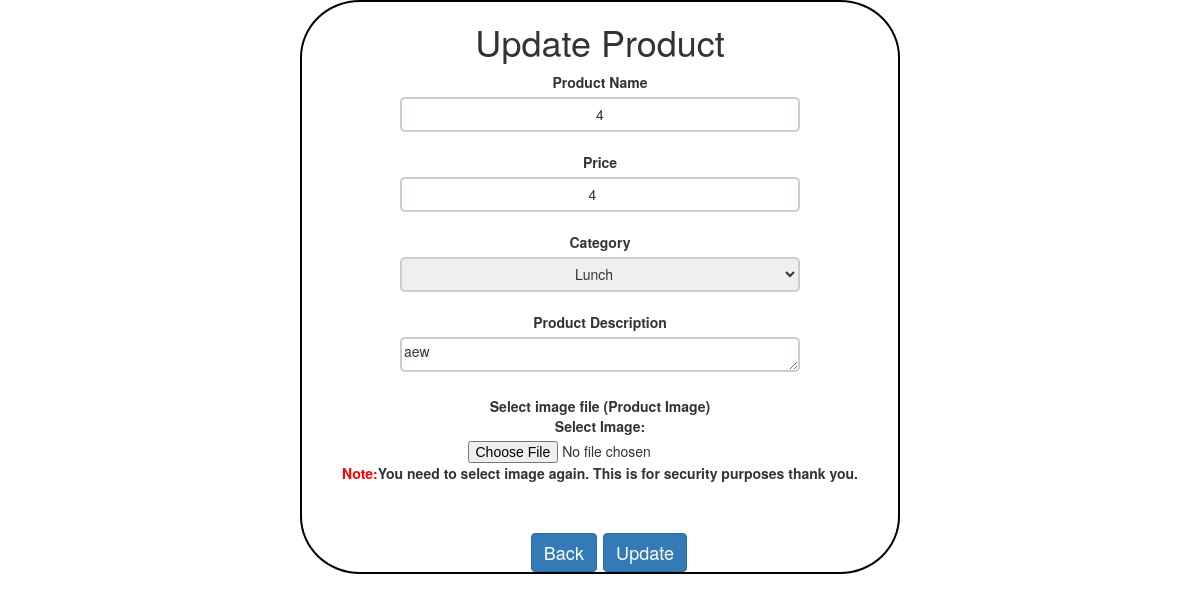
Screenshot of /update.php?update=110 with the database file from the repository.
### tables this page shows
CREATE TABLE `product` (
  `ID` int(11) NOT NULL,
  `Product_Name` varchar(255) NOT NULL,
  `Price` float NOT NULL,
  `Category` varchar(50) NOT NULL,
  `Product_Description` varchar(255) NOT NULL,
  `Product_Image` varchar(100) NOT NULL
);

### update.php (the view, shortened to what this page needs)
<?php
$servername="localhost";
$username="root";
$password="";
$db="customer";
$conn=mysqli_connect($servername, $username, $password, $db);
	if (isset($_GET['update'])) {
		$id = $_GET['update'];
$q=mysqli_query($conn, "SELECT * FROM product where ID=$id;");
$row=mysqli_fetch_assoc($q);
}
 ?>
<!DOCTYPE html>
 <html>
 <head>
 	<link rel="stylesheet" href="https://stackpath.bootstrapcdn.com/bootstrap/3.4.1/css/bootstrap.min.css">
 </head>
 <body>
 <center>
<div style="border: 2px solid black; width: 50%; border-radius: 10%">
	<center>
		<h1>Update Product</h1>
	<form action="" method="POST" enctype="multipart/form-data">
	<label for="product_name"><b>Product Name</b></label><br>
	<input type="text" name="product_name" required style="border-radius: 5px; width: 400px; height: 35px; border-top: 2px solid #d1ccc9; border-bottom: 2px solid #d1ccc9; border-left: 2px solid #d1ccc9; border-right: 2px solid #d1ccc9; text-align:center;" value="<?php echo $row['Product_Name']; ?>"><br><br>
	<label for="price"><b>Price</b></label><br>
	<input type="number" name="price" required style="border-radius: 5px; width: 400px; height: 35px; border-top: 2px solid #d1ccc9; border-bottom: 2px solid #d1ccc9; border-left: 2px solid #d1ccc9; border-right: 2px solid #d1ccc9; text-align:center;" value="<?php echo $row['Price']; ?>"><br><br>
	<label for="category"><b>Category</b></label><br>
	<select name="category" id="category" required style="border-radius: 5px; width: 400px; height: 35px; border-top: 2px solid #d1ccc9; border-bottom: 2px solid #d1ccc9; border-left: 2px solid #d1ccc9; border-right: 2px solid #d1ccc9; text-align: center;">
		<option selected hidden value="<?php echo $row['Category']; ?>"><?php echo $row['Category']; ?></option>
	</select><br><br>
	<label for="description"><b>Product Description</b></label><br>
	<textarea type="text" name="description" required style="border-radius: 5px; width: 400px; height: 35px; border-top: 2px solid #d1ccc9; border-bottom: 2px solid #d1ccc9; border-left: 2px solid #d1ccc9; border-right: 2px solid #d1ccc9" ><?php echo $row['Product_Description']; ?></textarea><br><br>
	<label for="img"><b>Select image file (Product Image)<br></b>Select Image:</label>
	<input type="file" id="img" name="img" accept="image/png, image/jpeg" required>
	<b><p><font color="red">Note:</font>You need to select image again. This is for security purposes thank you.</p></b><br><br>
	<button type="submit" name="submit" class="btn btn-primary"><font size="4pt">Update</font></button>
	<a href="admin.php" class="btn btn-primary" style="margin-left: -160px;"><font size="4pt">Back</font></a>
	</form></center>
</div></center>
 </body>
 </html>

### rows the page displays
product: product_name "4", price "4", category "Lunch", description "aew"
